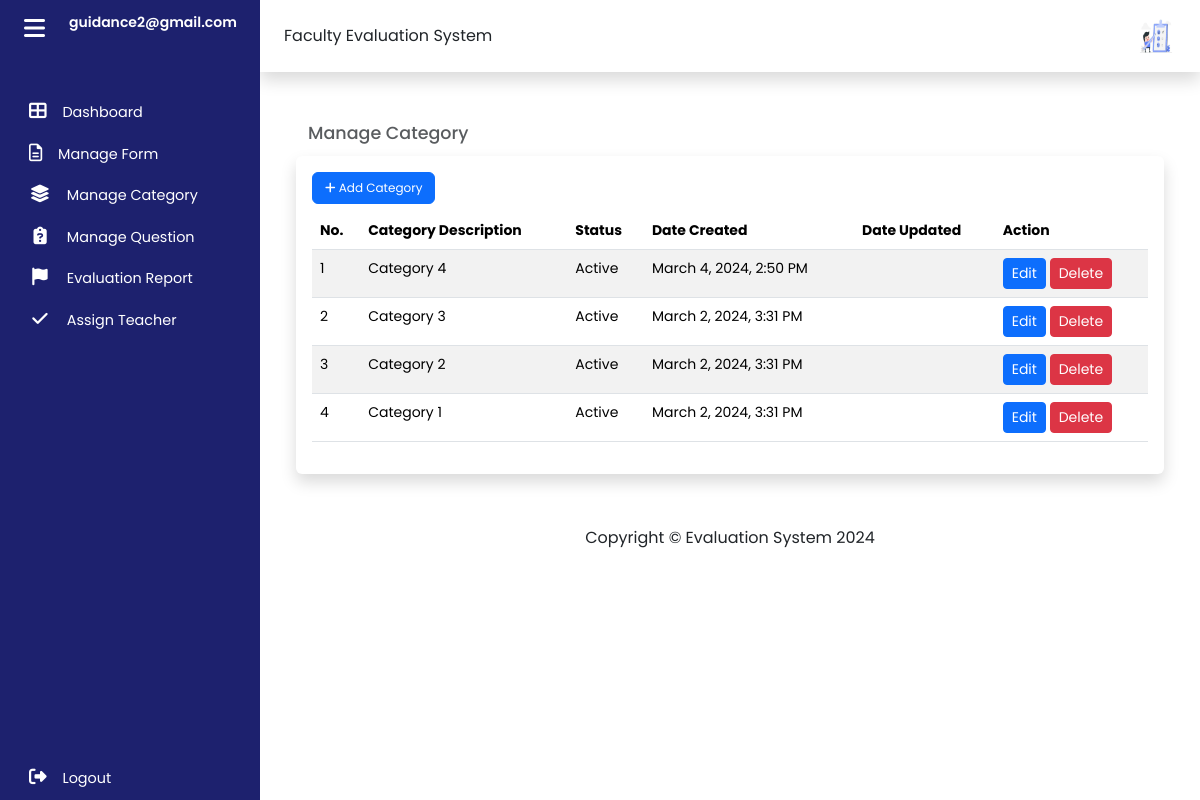
Screenshot of /guidance/category.php (signed in) with the database file from the repository.
### tables this page shows
CREATE TABLE `user` (
  `id` int(11) NOT NULL,
  `user-id` varchar(50) NOT NULL,
  `firstname` varchar(50) NOT NULL,
  `lastname` varchar(50) NOT NULL,
  `email` varchar(50) NOT NULL,
  `password` varchar(20) NOT NULL,
  `created_by` int(11) NOT NULL,
  `type` varchar(15) NOT NULL,
  `department` int(11) NOT NULL,
  `date_created` date DEFAULT current_timestamp(),
  `date_updated` date DEFAULT NULL
);

CREATE TABLE `tbl_category` (
  `id` int(11) NOT NULL,
  `category_no` int(11) NOT NULL,
  `category_description` varchar(50) NOT NULL,
  `user_id` int(11) NOT NULL,
  `is_active` int(11) NOT NULL DEFAULT 1,
  `created_at` timestamp NOT NULL DEFAULT current_timestamp() ON UPDATE current_timestamp(),
  `updated_at` timestamp NULL DEFAULT NULL
);

### guidance/category.php (the view, shortened to what this page needs)
<?php
    include "../connect.php";
?>
<!DOCTYPE html>
<html lang="en">
<head>
    <link href="https://cdn.jsdelivr.net/npm/bootstrap@5.3.2/dist/css/bootstrap.min.css" rel="stylesheet"
>
    <link rel="stylesheet" type="text/css" href="https://cdn.datatables.net/1.11.5/css/dataTables.bootstrap5.min.css">
    <link rel="stylesheet" href="../admin/css/dashboard.css">
    <link rel="stylesheet" href="https://cdn.datatables.net/2.0.1/css/dataTables.bootstrap5.css">
    <link rel="stylesheet" href="https://cdn.datatables.net/2.0.1/css/dataTables.bootstrap5.min.css">
</head>
<body>
    <div class="wrapper">
        <aside id="sidebar" class="expand">
            <div class="d-flex">
                <button class="toggle-btn" type="button">
                    <i class="fa-solid fa-bars"></i>
                </button>
                <div class="sidebar-logo">
                    <a href="#">
                        <?php
                        $userId = $_SESSION['user_id'];
                        $userId = mysqli_real_escape_string($con, $userId);
                        $sql = "SELECT email FROM user WHERE id = '$userId'";
                        if ($result = mysqli_query($con, $sql)) {
                            if (mysqli_num_rows($result) > 0) {
                                $row = mysqli_fetch_assoc($result);
                                $userEmail = $row['email'];
                                echo "<p style='font-size:14px;'>$userEmail</p>";
                            } else {
                                echo "User not found";
                            }
                        } else {
                            echo "Error: " . mysqli_error($con);
                        }
                        ?>
                    </a>
                </div>
            </div>
            <ul class="sidebar-nav">
                <li class="sidebar-item ">
                    <a href="dashboard.php" class="sidebar-link">
                        <i class="fa-solid fa-table-cells-large"></i>
                        <span>Dashboard</span>
                    </a>
                </li>
                <li class="sidebar-item">
                    <a href="form.php" class="sidebar-link">
                        <i class="fa-regular fa-file-lines"></i>
                        <span>Manage Form</span>
                    </a>
                </li>
                <li class="sidebar-item">
                    <a href="category.php" class="sidebar-link">
                        <i class="fa-solid fa-layer-group fa-fw"></i>
                        <span>Manage Category</span>
                    </a>
                </li>
                <li class="sidebar-item">
                    <a href="question.php" class="sidebar-link">
                        <i class="fa-solid fa-clipboard-question fa-fw"></i>
                        <span>Manage Question</span>
                    </a>
                </li>
                <li class="sidebar-item">
                    <a href="report.php" class="sidebar-link">
                        <i class="fa-solid fa-flag fa-fw"></i>
                        <span>Evaluation Report</span>
                    </a>
                </li>
                <li class="sidebar-item">
                    <a href="assign.php" class="sidebar-link">
                        <i class="fa-solid fa-check fa-fw"></i>
                        <span>Assign Teacher</span>
                    </a>
                </li>
            </ul>
            <div class="sidebar-footer">
                <a href="../logout.php" class="sidebar-link">
                <i class="fas fa-sign-out-alt"></i>
                <span>Logout</span>
                </a>
            </div>
        </aside>
        <div class="main">
            <nav class="navbar navbar-expand px-4 py-3 shadow p-3 mb-5 bg-body roundedsticky-top">
                <div class="navbar-collapse">
                    <label for="">Faculty Evaluation System</label>
                </div>
                <div class="navbar-collapse collapse">
                    <ul class="navbar-nav ms-auto">
                        <li class="nav-item dropdown">
                            <a href="#" data-bs-toggle="dropdown" class="nav-icon pe-md-0">
                                <img src="../img/cartoon-man-leaving-review.jpg" class="avatar img-fluid" alt="">
                            </a>
                        </li>
                    </ul>
                </div>
            </nav>
    <h5>
        <small class="text-muted p-5">Manage Category</small>
    </h5>
      <div id="page-content" class="col-md-12 px-5 py-1">
      <div class="row">
      <div class="container-fluid shadow p-3 mb-5 bg-body rounded ">
<button type="button" class="btn btn-primary mx-auto" style="font-size: 12px !important;" data-bs-toggle="modal" data-bs-target="#staticBackdrop">
    <i class="fa-solid fa-plus"></i> Add Category
</button>
<div class="table-responsive">
    <table id="example" class="table table-striped" style="width:100%; font-size: 14px !important;">
        <thead>
            <tr>
                <th>No.</th>
                <th>Category Description</th>
                <th>Status</th>
                <th>Date Created</th>
                <th>Date Updated</th>
                <th>Action</th>
            </tr>
        </thead>
        <tbody>
            <?php
            $sqlquery = mysqli_query($con, "SELECT * FROM tbl_category ORDER BY id DESC;");
            $i = 1;
            while ($rows = mysqli_fetch_array($sqlquery)) {
            ?>
            <tr>
                <td><?php echo $i++; ?></td>
                <td><?php echo $rows['category_description']; ?></td>
                <td><?php echo ($rows['is_active'] == 1) ? 'Active' : 'Inactive'; ?></td>
                <td><?php echo date('F j, Y, g:i A', strtotime($rows['created_at'])); ?></td>
                <td>
                </td>
                <td>
                    <div class="d-none d-lg-inline">
                        <button type="button" class="btn btn-primary btn-sm edit-btn" data-bs-toggle="modal" data-bs-target="#editModal" data-category-id="<?php echo $rows['id']; ?>">Edit</button>
                        <button type="button" class="btn btn-danger btn-sm delete-btn" data-category-id="<?php echo $rows['id']; ?>">Delete</button>
                    </div>
                </td>
            </tr>
            <?php
            }
            ?>
        </tbody>
    </table>
</div>
      </div>
      </div>
      </div>
            <footer class="sticky-footer bg-white">
                <div class="container my-auto">
                    <div class="copyright text-center my-auto">
                        <span>Copyright &copy; Evaluation System 2024</span>
                    </div>
                </div>
            </footer>
        </div>
    </div>
</body>
</html>

### admin/css/dashboard.css (style rules this page uses)
a { text-decoration: none; }
li { list-style: none; }
body { font-family: 'Poppins', sans-serif; }
.wrapper { display: flex; }
.main { display: flex; flex-direction: column; min-height: 100vh; width: 100%; overflow: hidden; transition: all 0.35s ease-in-out; background-color: #fff; min-width: 0; }
#sidebar { width: 70px; min-width: 70px; z-index: 1000; transition: all .25s ease-in-out; background-color: #1d216e !important; display: flex; flex-direction: column; }
#sidebar.expand { width: 260px; min-width: 260px; }
.toggle-btn { background-color: transparent; cursor: pointer; border: 0; padding: 1rem 1.5rem; }
.toggle-btn i { font-size: 1.5rem; color: #FFF; }
.sidebar-logo { margin: auto 0; }
.sidebar-logo a { color: #FFF; font-size: 1.15rem; font-weight: 600; }
#sidebar.expand .sidebar-logo, #sidebar.expand a.sidebar-link span { animation: fadeIn .25s ease; }
.sidebar-nav { padding: 2rem 0; flex: 1 1 auto; }
a.sidebar-link { padding: .625rem 1.625rem; color: #FFF; display: block; font-size: 0.9rem; white-space: nowrap; border-left: 3px solid transparent; }
.sidebar-link i, .dropdown-item i { font-size: 1.1rem; margin-right: .75rem; }
.sidebar-item { position: relative; }
.navbar { background-color: #ffffff; box-shadow: 0 0 2rem 0 rgba(33, 37, 41, .1); }
.navbar-expand .navbar-collapse { min-width: 200px; }
.avatar { height: 40px; width: 40px; }

### rows the page displays
user: email "guidance2@gmail.com"
tbl_category: category_description "Category 4", is_active "Active", created_at "March 4, 2024, 2:50 PM"
tbl_category: category_description "Category 3", is_active "Active", created_at "March 2, 2024, 3:31 PM"
tbl_category: category_description "Category 2", is_active "Active", created_at "March 2, 2024, 3:31 PM"
tbl_category: category_description "Category 1", is_active "Active", created_at "March 2, 2024, 3:31 PM"
